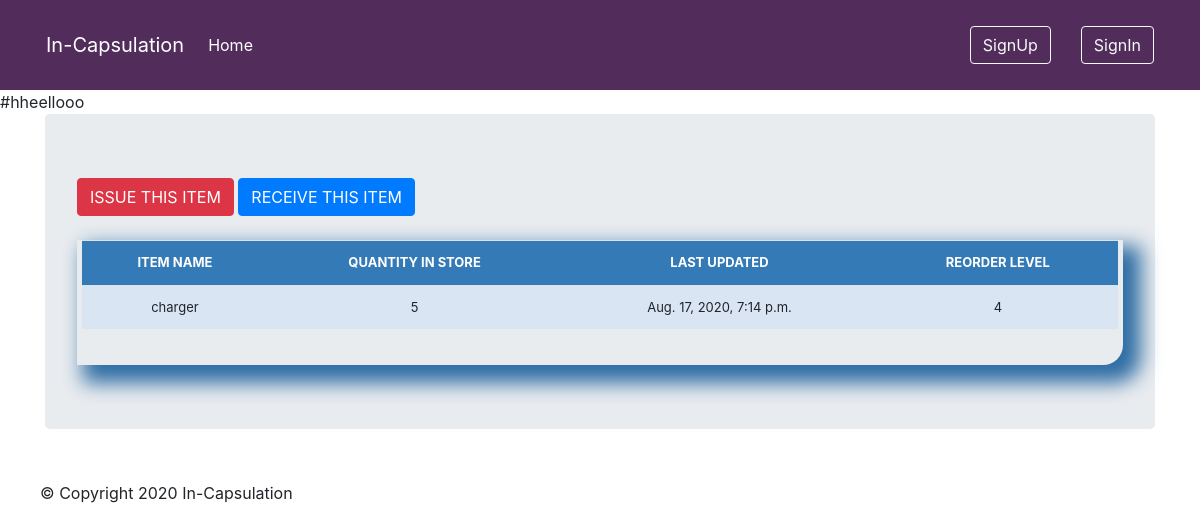
Screenshot of /stock_detail/12/ with the database file from the repository.
### mgm/models.py (models this page shows, shortened)
class Stock(models.Model):
    category = models.ForeignKey(Category, on_delete=models.CASCADE, blank=True)
    item_name = models.CharField(max_length=50, blank=True, null=True)
    quantity = models.IntegerField(default='0', blank=False, null=False)
    receive_quantity = models.IntegerField(default='0', blank=True, null=True)
    receive_by = models.CharField(max_length=50, blank=True, null=True)
    issue_quantity = models.IntegerField(default='0', blank=True, null=True)
    issue_by = models.CharField(max_length=50, blank=True, null=True)
    issue_to = models.CharField(max_length=50, blank=True, null=True)
    phone_number = models.CharField(max_length=50, blank=True, null=True)
    created_by = models.CharField(max_length=50, blank=True, null=True)
    reorder_level = models.IntegerField(default='0', blank=True, null=True)
    last_updated = models.DateTimeField(auto_now_add=False, auto_now=True)
    timestamp = models.DateTimeField(auto_now_add=True, auto_now=False)

### mgm/views.py (the view)
# urls.py: path('stock_detail/<str:pk>/', views.stock_detail, name="stock_detail"),
def stock_detail(request, pk):
    queryset = Stock.objects.get(id=pk)
    context = {
        "queryset": queryset,
    }
    return render(request, "stock_detail.html", context)

### mgm/templates/stock_detail.html (shortened to what this page needs)
{% extends 'base.html' %}
{% load staticfiles %}
{% load crispy_forms_tags %}
  {% block content%}
   {% include 'navbar.html' %}
<main role="main" class="container">
  <div class="jumbotron">
    <a href="{% url 'issue_items' queryset.id %}"><div class='btn btn-danger'>ISSUE THIS ITEM</div></a>
    <a href="{% url 'receive_items' queryset.id %}"><div class='btn btn-primary'>RECEIVE THIS ITEM</div></a>
        <br><br>
        <div class="display_table">
          <table class='table'>
                  <tr>
                    <th>ITEM NAME</th>
                    <th>QUANTITY IN STORE</th>
                    <th>LAST UPDATED</th>
                    <th>REORDER LEVEL</th>
                  </tr>
                  <tr>
                    <td>{{queryset.item_name}}</td>
                    <td>{{queryset.quantity}}</td>
                    <td>{{queryset.last_updated}}</td>
                    <td>{{queryset.reorder_level}}</td>
                  </tr>
          </table>
        </div>
  </div>
</main>
   {% endblock %}

### mgm/static/css/stylesheet.css (style rules this page uses)
body { background-color: #34eb6b; }
.table { font-size: 13px; text-align: center; width: 95%; margin: auto; text-align: center; }
.table tr:nth-child(odd) { background: #B8CAE4 }
.table tr:nth-child(even) { background: #dae5f4 }
th { background-color: #337ab7; color: white; }
.display_table { border-bottom-right-radius: 20px; padding-left: 5px; padding-right: 5px; padding-bottom: 20px; box-shadow: 12px 12px 20px 6px #2e6da4; }

### rows the page displays
Stock: item_name "charger", quantity "5", last_updated "Aug. 17, 2020, 7:14 p.m.", reorder_level "4"
